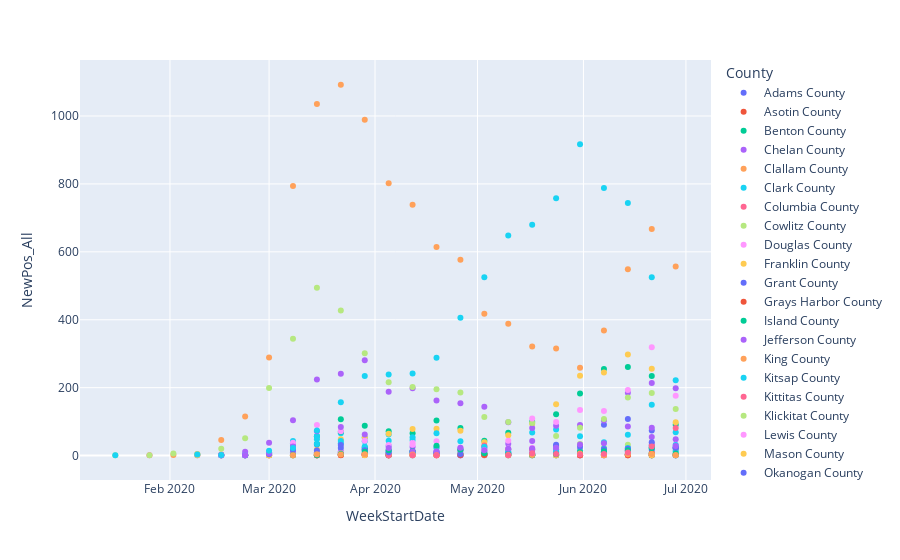

The cell this chart's notebook holds for it:
### Code cell
px.scatter(df, x="WeekStartDate", y='NewPos_All', color='County')

### Figure 1 — Plotly figure (JSON) as saved in the notebook; plotly's stock layout.template omitted (floating-point values rounded to 4 significant figures)
{"data": [{"hoverlabel": {"namelength": 0}, "hovertemplate": "County=Adams County<br>WeekStartDate=%{x}<br>NewPos_All=%{y}", "legendgroup": "Adams County", "marker": {"color": "#636efa", "symbol": "circle"}, "mode": "markers", "name": "Adams County", "showlegend": true, "type": "scatter", "x": ["2020-03-08", "2020-03-15", "2020-03-22", "2020-03-29", "2020-04-05", "2020-04-12", "2020-04-19", "2020-04-26", "2020-05-03", "2020-05-10", "2020-05-17", "2020-05-24", "2020-05-31", "2020-06-07", "2020-06-14", "2020-06-21", "2020-06-28"], "xaxis": "x", "y": [4, 3, 9, 17, 8, 2, 4, 2, 1, 2, 5, 17, 15, 11, 13, 30, 23], "yaxis": "y"}, {"hoverlabel": {"namelength": 0}, "hovertemplate": "County=Asotin County<br>WeekStartDate=%{x}<br>NewPos_All=%{y}", "legendgroup": "Asotin County", "marker": {"color": "#EF553B", "symbol": "circle"}, "mode": "markers", "name": "Asotin County", "showlegend": true, "type": "scatter", "x": ["2020-03-15", "2020-03-29", "2020-04-05", "2020-04-12", "2020-04-19", "2020-05-17", "2020-05-31", "2020-06-21"], "xaxis": "x", "y": [2, 2, 7, 4, 3, 1, 1, 1], "yaxis": "y"}, {"hoverlabel": {"namelength": 0}, "hovertemplate": "County=Benton County<br>WeekStartDate=%{x}<br>NewPos_All=%{y}", "legendgroup": "Benton County", "marker": {"color": "#00cc96", "symbol": "circle"}, "mode": "markers", "name": "Benton County", "showlegend": true, "type": "scatter", "x": ["2020-02-16", "2020-03-01", "2020-03-08", "2020-03-15", "2020-03-22", "2020-03-29", "2020-04-05", "2020-04-12", "2020-04-19", "2020-04-26", "2020-05-03", "2020-05-10", "2020-05-17", "2020-05-24", "2020-05-31", "2020-06-07", "2020-06-14", "2020-06-21", "2020-06-28"], "xaxis": "x", "y": [1, 7, 17, 57, 107, 88, 72, 66, 103, 81, 44, 67, 100, 122, 183, 255, 261, 234, 91], "yaxis": "y"}, {"hoverlabel": {"namelength": 0}, "hovertemplate": "County=Chelan County<br>WeekStartDate=%{x}<br>NewPos_All=%{y}", "legendgroup": "Chelan County", "marker": {"color": "#ab63fa", "symbol": "circle"}, "mode": "markers", "name": "Chelan County", "showlegend": true, "type": "scatter", "x": ["2020-02-09", "2020-03-08", "2020-03-15", "2020-03-22", "2020-03-29", "2020-04-05", "2020-04-12", "2020-04-19", "2020-04-26", "2020-05-03", "2020-05-10", "2020-05-17", "2020-05-24", "2020-05-31", "2020-06-07", "2020-06-14", "2020-06-21", "2020-06-28"], "xaxis": "x", "y": [1, 8, 8, 12, 24, 16, 25, 25, 20, 25, 35, 43, 19, 6, 10, 23, 55, 48], "yaxis": "y"}, {"hoverlabel": {"namelength": 0}, "hovertemplate": "County=Clallam County<br>WeekStartDate=%{x}<br>NewPos_All=%{y}", "legendgroup": "Clallam County", "marker": {"color": "#FFA15A", "symbol": "circle"}, "mode": "markers", "name": "Clallam County", "showlegend": true, "type": "scatter", "x": ["2020-03-01", "2020-03-08", "2020-03-15", "2020-03-29", "2020-04-05", "2020-04-19", "2020-04-26", "2020-05-10", "2020-05-17", "2020-05-24", "2020-05-31", "2020-06-07", "2020-06-14", "2020-06-21", "2020-06-28"], "xaxis": "x", "y": [2, 5, 3, 3, 1, 4, 1, 4, 2, 2, 1, 4, 1, 7, 3], "yaxis": "y"}, {"hoverlabel": {"namelength": 0}, "hovertemplate": "County=Clark County<br>WeekStartDate=%{x}<br>NewPos_All=%{y}", "legendgroup": "Clark County", "marker": {"color": "#19d3f3", "symbol": "circle"}, "mode": "markers", "name": "Clark County", "showlegend": true, "type": "scatter", "x": ["2020-02-23", "2020-03-01", "2020-03-08", "2020-03-15", "2020-03-22", "2020-03-29", "2020-04-05", "2020-04-12", "2020-04-19", "2020-04-26", "2020-05-03", "2020-05-10", "2020-05-17", "2020-05-24", "2020-05-31", "2020-06-07", "2020-06-14", "2020-06-21", "2020-06-28"], "xaxis": "x", "y": [3, 5, 29, 57, 66, 53, 62, 46, 22, 18, 21, 19, 68, 77, 57, 39, 61, 150, 69], "yaxis": "y"}, {"hoverlabel": {"namelength": 0}, "hovertemplate": "County=Columbia County<br>WeekStartDate=%{x}<br>NewPos_All=%{y}", "legendgroup": "Columbia County", "marker": {"color": "#FF6692", "symbol": "circle"}, "mode": "markers", "name": "Columbia County", "showlegend": true, "type": "scatter", "x": ["2020-03-01", "2020-06-07", "2020-06-14"], "xaxis": "x", "y": [1, 2, 5], "yaxis": "y"}, {"hoverlabel": {"namelength": 0}, "hovertemplate": "County=Cowlitz County<br>WeekStartDate=%{x}<br>NewPos_All=%{y}", "legendgroup": "Cowlitz County", "marker": {"color": "#B6E880", "symbol": "circle"}, "mode": "markers", "name": "Cowlitz County", "showlegend": true, "type": "scatter", "x": ["2020-02-23", "2020-03-01", "2020-03-08", "2020-03-15", "2020-03-22", "2020-03-29", "2020-04-05", "2020-04-12", "2020-04-19", "2020-04-26", "2020-05-03", "2020-05-10", "2020-05-17", "2020-05-24", "2020-05-31", "2020-06-07", "2020-06-14", "2020-06-21", "2020-06-28"], "xaxis": "x", "y": [1, 1, 8, 8, 3, 7, 6, 10, 5, 14, 5, 5, 2, 3, 34, 23, 32, 24, 17], "yaxis": "y"}, {"hoverlabel": {"namelength": 0}, "hovertemplate": "County=Douglas County<br>WeekStartDate=%{x}<br>NewPos_All=%{y}", "legendgroup": "Douglas County", "marker": {"color": "#FF97FF", "symbol": "circle"}, "mode": "markers", "name": "Douglas County", "showlegend": true, "type": "scatter", "x": ["2020-03-01", "2020-03-08", "2020-03-15", "2020-03-22", "2020-03-29", "2020-04-05", "2020-04-12", "2020-04-19", "2020-04-26", "2020-05-03", "2020-05-10", "2020-05-17", "2020-05-24", "2020-05-31", "2020-06-07", "2020-06-14", "2020-06-21", "2020-06-28"], "xaxis": "x", "y": [2, 1, 1, 9, 8, 8, 38, 13, 23, 20, 21, 23, 11, 2, 11, 19, 37, 32], "yaxis": "y"}, {"hoverlabel": {"namelength": 0}, "hovertemplate": "County=Franklin County<br>WeekStartDate=%{x}<br>NewPos_All=%{y}", "legendgroup": "Franklin County", "marker": {"color": "#FECB52", "symbol": "circle"}, "mode": "markers", "name": "Franklin County", "showlegend": true, "type": "scatter", "x": ["2020-02-09", "2020-02-23", "2020-03-01", "2020-03-08", "2020-03-15", "2020-03-22", "2020-03-29", "2020-04-05", "2020-04-12", "2020-04-19", "2020-04-26", "2020-05-03", "2020-05-10", "2020-05-17", "2020-05-24", "2020-05-31", "2020-06-07", "2020-06-14", "2020-06-21", "2020-06-28"], "xaxis": "x", "y": [1, 1, 2, 5, 18, 48, 53, 64, 78, 79, 73, 39, 60, 94, 151, 235, 245, 298, 256, 98], "yaxis": "y"}, {"hoverlabel": {"namelength": 0}, "hovertemplate": "County=Grant County<br>WeekStartDate=%{x}<br>NewPos_All=%{y}", "legendgroup": "Grant County", "marker": {"color": "#636efa", "symbol": "circle"}, "mode": "markers", "name": "Grant County", "showlegend": true, "type": "scatter", "x": ["2020-02-16", "2020-02-23", "2020-03-01", "2020-03-08", "2020-03-15", "2020-03-22", "2020-03-29", "2020-04-05", "2020-04-12", "2020-04-19", "2020-04-26", "2020-05-03", "2020-05-10", "2020-05-17", "2020-05-24", "2020-05-31", "2020-06-07", "2020-06-14", "2020-06-21", "2020-06-28"], "xaxis": "x", "y": [1, 1, 4, 36, 33, 22, 18, 28, 13, 11, 15, 4, 6, 18, 32, 15, 91, 108, 74, 22], "yaxis": "y"}, {"hoverlabel": {"namelength": 0}, "hovertemplate": "County=Grays Harbor County<br>WeekStartDate=%{x}<br>NewPos_All=%{y}", "legendgroup": "Grays Harbor County", "marker": {"color": "#EF553B", "symbol": "circle"}, "mode": "markers", "name": "Grays Harbor County", "showlegend": true, "type": "scatter", "x": ["2020-02-16", "2020-02-23", "2020-03-01", "2020-03-15", "2020-03-22", "2020-03-29", "2020-04-05", "2020-04-26", "2020-05-03", "2020-05-17", "2020-05-24", "2020-05-31", "2020-06-07", "2020-06-14", "2020-06-21", "2020-06-28"], "xaxis": "x", "y": [1, 1, 1, 1, 3, 4, 1, 1, 2, 2, 1, 2, 1, 3, 1, 1], "yaxis": "y"}, {"hoverlabel": {"namelength": 0}, "hovertemplate": "County=Island County<br>WeekStartDate=%{x}<br>NewPos_All=%{y}", "legendgroup": "Island County", "marker": {"color": "#00cc96", "symbol": "circle"}, "mode": "markers", "name": "Island County", "showlegend": true, "type": "scatter", "x": ["2020-02-23", "2020-03-01", "2020-03-08", "2020-03-15", "2020-03-22", "2020-03-29", "2020-04-05", "2020-04-12", "2020-04-19", "2020-04-26", "2020-05-03", "2020-05-10", "2020-05-24", "2020-06-07", "2020-06-14", "2020-06-21", "2020-06-28"], "xaxis": "x", "y": [2, 10, 25, 34, 70, 22, 4, 1, 3, 5, 4, 1, 1, 4, 4, 7, 1], "yaxis": "y"}, {"hoverlabel": {"namelength": 0}, "hovertemplate": "County=Jefferson County<br>WeekStartDate=%{x}<br>NewPos_All=%{y}", "legendgroup": "Jefferson County", "marker": {"color": "#ab63fa", "symbol": "circle"}, "mode": "markers", "name": "Jefferson County", "showlegend": true, "type": "scatter", "x": ["2020-02-23", "2020-03-01", "2020-03-08", "2020-03-15", "2020-03-22", "2020-03-29", "2020-05-31", "2020-06-07", "2020-06-14", "2020-06-21", "2020-06-28"], "xaxis": "x", "y": [2, 4, 10, 9, 3, 2, 1, 1, 3, 3, 1], "yaxis": "y"}, {"hoverlabel": {"namelength": 0}, "hovertemplate": "County=King County<br>WeekStartDate=%{x}<br>NewPos_All=%{y}", "legendgroup": "King County", "marker": {"color": "#FFA15A", "symbol": "circle"}, "mode": "markers", "name": "King County", "showlegend": true, "type": "scatter", "x": ["2020-02-02", "2020-02-09", "2020-02-16", "2020-02-23", "2020-03-01", "2020-03-08", "2020-03-15", "2020-03-22", "2020-03-29", "2020-04-05", "2020-04-12", "2020-04-19", "2020-04-26", "2020-05-03", "2020-05-10", "2020-05-17", "2020-05-24", "2020-05-31", "2020-06-07", "2020-06-14", "2020-06-21", "2020-06-28"], "xaxis": "x", "y": [2, 5, 46, 115, 289, 794, 1035, 1092, 989, 802, 739, 614, 577, 418, 388, 321, 315, 259, 368, 549, 667, 557], "yaxis": "y"}, {"hoverlabel": {"namelength": 0}, "hovertemplate": "County=Kitsap County<br>WeekStartDate=%{x}<br>NewPos_All=%{y}", "legendgroup": "Kitsap County", "marker": {"color": "#19d3f3", "symbol": "circle"}, "mode": "markers", "name": "Kitsap County", "showlegend": true, "type": "scatter", "x": ["2020-02-16", "2020-02-23", "2020-03-01", "2020-03-08", "2020-03-15", "2020-03-22", "2020-03-29", "2020-04-05", "2020-04-12", "2020-04-19", "2020-04-26", "2020-05-03", "2020-05-10", "2020-05-24", "2020-05-31", "2020-06-07", "2020-06-14", "2020-06-21", "2020-06-28"], "xaxis": "x", "y": [1, 1, 6, 22, 34, 36, 27, 11, 9, 3, 3, 2, 6, 4, 11, 10, 22, 22, 13], "yaxis": "y"}, {"hoverlabel": {"namelength": 0}, "hovertemplate": "County=Kittitas County<br>WeekStartDate=%{x}<br>NewPos_All=%{y}", "legendgroup": "Kittitas County", "marker": {"color": "#FF6692", "symbol": "circle"}, "mode": "markers", "name": "Kittitas County", "showlegend": true, "type": "scatter", "x": ["2020-01-26", "2020-02-16", "2020-03-08", "2020-03-15", "2020-03-22", "2020-03-29", "2020-04-05", "2020-04-19", "2020-04-26", "2020-05-03", "2020-05-10", "2020-05-17", "2020-05-24", "2020-05-31", "2020-06-07", "2020-06-14", "2020-06-21", "2020-06-28"], "xaxis": "x", "y": [1, 3, 2, 5, 2, 2, 1, 1, 3, 30, 18, 17, 6, 1, 5, 16, 31, 2], "yaxis": "y"}, {"hoverlabel": {"namelength": 0}, "hovertemplate": "County=Klickitat County<br>WeekStartDate=%{x}<br>NewPos_All=%{y}", "legendgroup": "Klickitat County", "marker": {"color": "#B6E880", "symbol": "circle"}, "mode": "markers", "name": "Klickitat County", "showlegend": true, "type": "scatter", "x": ["2020-03-01", "2020-03-15", "2020-03-22", "2020-03-29", "2020-04-05", "2020-04-19", "2020-04-26", "2020-05-03", "2020-05-10", "2020-05-17", "2020-05-24", "2020-05-31", "2020-06-07", "2020-06-14", "2020-06-21", "2020-06-28"], "xaxis": "x", "y": [2, 6, 2, 2, 4, 2, 3, 3, 1, 1, 3, 15, 8, 5, 8, 2], "yaxis": "y"}, {"hoverlabel": {"namelength": 0}, "hovertemplate": "County=Lewis County<br>WeekStartDate=%{x}<br>NewPos_All=%{y}", "legendgroup": "Lewis County", "marker": {"color": "#FF97FF", "symbol": "circle"}, "mode": "markers", "name": "Lewis County", "showlegend": true, "type": "scatter", "x": ["2020-03-08", "2020-03-15", "2020-03-22", "2020-03-29", "2020-04-05", "2020-04-12", "2020-04-19", "2020-04-26", "2020-05-03", "2020-05-10", "2020-05-24", "2020-06-07", "2020-06-14", "2020-06-21", "2020-06-28"], "xaxis": "x", "y": [3, 10, 4, 2, 3, 1, 5, 1, 1, 4, 2, 5, 16, 17, 1], "yaxis": "y"}, {"hoverlabel": {"namelength": 0}, "hovertemplate": "County=Mason County<br>WeekStartDate=%{x}<br>NewPos_All=%{y}", "legendgroup": "Mason County", "marker": {"color": "#FECB52", "symbol": "circle"}, "mode": "markers", "name": "Mason County", "showlegend": true, "type": "scatter", "x": ["2020-03-01", "2020-03-08", "2020-03-15", "2020-03-22", "2020-03-29", "2020-04-12", "2020-04-19", "2020-04-26", "2020-05-03", "2020-05-10", "2020-05-17", "2020-05-24", "2020-05-31", "2020-06-07", "2020-06-14", "2020-06-21", "2020-06-28"], "xaxis": "x", "y": [1, 1, 7, 6, 5, 3, 2, 4, 2, 3, 2, 2, 2, 2, 3, 6, 2], "yaxis": "y"}, {"hoverlabel": {"namelength": 0}, "hovertemplate": "County=Okanogan County<br>WeekStartDate=%{x}<br>NewPos_All=%{y}", "legendgroup": "Okanogan County", "marker": {"color": "#636efa", "symbol": "circle"}, "mode": "markers", "name": "Okanogan County", "showlegend": true, "type": "scatter", "x": ["2020-03-08", "2020-03-15", "2020-03-22", "2020-03-29", "2020-04-05", "2020-04-12", "2020-04-19", "2020-04-26", "2020-05-03", "2020-05-10", "2020-05-17", "2020-05-24", "2020-05-31", "2020-06-07", "2020-06-14", "2020-06-21", "2020-06-28"], "xaxis": "x", "y": [3, 1, 4, 4, 2, 3, 6, 1, 11, 9, 2, 9, 11, 9, 4, 17, 22], "yaxis": "y"}, {"hoverlabel": {"namelength": 0}, "hovertemplate": "County=Pacific County<br>WeekStartDate=%{x}<br>NewPos_All=%{y}", "legendgroup": "Pacific County", "marker": {"color": "#EF553B", "symbol": "circle"}, "mode": "markers", "name": "Pacific County", "showlegend": true, "type": "scatter", "x": ["2020-03-29", "2020-04-05", "2020-04-19", "2020-04-26", "2020-05-03", "2020-05-31", "2020-06-07", "2020-06-21"], "xaxis": "x", "y": [2, 1, 1, 2, 3, 1, 2, 6], "yaxis": "y"}, {"hoverlabel": {"namelength": 0}, "hovertemplate": "County=Pend Oreille County<br>WeekStartDate=%{x}<br>NewPos_All=%{y}", "legendgroup": "Pend Oreille County", "marker": {"color": "#00cc96", "symbol": "circle"}, "mode": "markers", "name": "Pend Oreille County", "showlegend": true, "type": "scatter", "x": ["2020-03-15", "2020-04-05", "2020-05-17", "2020-06-21", "2020-06-28"], "xaxis": "x", "y": [1, 1, 1, 1, 1], "yaxis": "y"}, {"hoverlabel": {"namelength": 0}, "hovertemplate": "County=Pierce County<br>WeekStartDate=%{x}<br>NewPos_All=%{y}", "legendgroup": "Pierce County", "marker": {"color": "#ab63fa", "symbol": "circle"}, "mode": "markers", "name": "Pierce County", "showlegend": true, "type": "scatter", "x": ["2020-02-16", "2020-02-23", "2020-03-01", "2020-03-08", "2020-03-15", "2020-03-22", "2020-03-29", "2020-04-05", "2020-04-12", "2020-04-19", "2020-04-26", "2020-05-03", "2020-05-10", "2020-05-17", "2020-05-24", "2020-05-31", "2020-06-07", "2020-06-14", "2020-06-21", "2020-06-28"], "xaxis": "x", "y": [2, 11, 38, 104, 224, 241, 281, 188, 198, 162, 154, 144, 98, 81, 88, 90, 103, 185, 214, 198], "yaxis": "y"}, {"hoverlabel": {"namelength": 0}, "hovertemplate": "County=San Juan County<br>WeekStartDate=%{x}<br>NewPos_All=%{y}", "legendgroup": "San Juan County", "marker": {"color": "#FFA15A", "symbol": "circle"}, "mode": "markers", "name": "San Juan County", "showlegend": true, "type": "scatter", "x": ["2020-03-08", "2020-03-15", "2020-03-22", "2020-03-29", "2020-04-05", "2020-04-12", "2020-06-07", "2020-06-14", "2020-06-21"], "xaxis": "x", "y": [1, 3, 2, 7, 1, 1, 1, 2, 1], "yaxis": "y"}, {"hoverlabel": {"namelength": 0}, "hovertemplate": "County=Skagit County<br>WeekStartDate=%{x}<br>NewPos_All=%{y}", "legendgroup": "Skagit County", "marker": {"color": "#19d3f3", "symbol": "circle"}, "mode": "markers", "name": "Skagit County", "showlegend": true, "type": "scatter", "x": ["2020-02-16", "2020-02-23", "2020-03-01", "2020-03-08", "2020-03-15", "2020-03-22", "2020-03-29", "2020-04-05", "2020-04-12", "2020-04-19", "2020-04-26", "2020-05-03", "2020-05-10", "2020-05-17", "2020-05-24", "2020-05-31", "2020-06-07", "2020-06-14", "2020-06-21", "2020-06-28"], "xaxis": "x", "y": [1, 1, 8, 43, 48, 43, 42, 44, 54, 66, 42, 26, 11, 2, 13, 11, 20, 20, 23, 31], "yaxis": "y"}, {"hoverlabel": {"namelength": 0}, "hovertemplate": "County=Skamania County<br>WeekStartDate=%{x}<br>NewPos_All=%{y}", "legendgroup": "Skamania County", "marker": {"color": "#FF6692", "symbol": "circle"}, "mode": "markers", "name": "Skamania County", "showlegend": true, "type": "scatter", "x": ["2020-03-22", "2020-04-05", "2020-06-14", "2020-06-21", "2020-06-28"], "xaxis": "x", "y": [2, 1, 1, 3, 2], "yaxis": "y"}, {"hoverlabel": {"namelength": 0}, "hovertemplate": "County=Snohomish County<br>WeekStartDate=%{x}<br>NewPos_All=%{y}", "legendgroup": "Snohomish County", "marker": {"color": "#B6E880", "symbol": "circle"}, "mode": "markers", "name": "Snohomish County", "showlegend": true, "type": "scatter", "x": ["2020-01-16", "2020-01-26", "2020-02-02", "2020-02-09", "2020-02-16", "2020-02-23", "2020-03-01", "2020-03-08", "2020-03-15", "2020-03-22", "2020-03-29", "2020-04-05", "2020-04-12", "2020-04-19", "2020-04-26", "2020-05-03", "2020-05-10", "2020-05-17", "2020-05-24", "2020-05-31", "2020-06-07", "2020-06-14", "2020-06-21", "2020-06-28"], "xaxis": "x", "y": [1, 1, 6, 4, 20, 51, 199, 344, 494, 427, 301, 216, 202, 195, 186, 114, 99, 96, 58, 82, 108, 171, 184, 137], "yaxis": "y"}, {"hoverlabel": {"namelength": 0}, "hovertemplate": "County=Spokane County<br>WeekStartDate=%{x}<br>NewPos_All=%{y}", "legendgroup": "Spokane County", "marker": {"color": "#FF97FF", "symbol": "circle"}, "mode": "markers", "name": "Spokane County", "showlegend": true, "type": "scatter", "x": ["2020-02-16", "2020-02-23", "2020-03-01", "2020-03-08", "2020-03-15", "2020-03-22", "2020-03-29", "2020-04-05", "2020-04-12", "2020-04-19", "2020-04-26", "2020-05-03", "2020-05-10", "2020-05-17", "2020-05-24", "2020-05-31", "2020-06-07", "2020-06-14", "2020-06-21", "2020-06-28"], "xaxis": "x", "y": [1, 1, 9, 38, 90, 72, 44, 31, 32, 42, 21, 16, 44, 109, 99, 134, 131, 193, 319, 176], "yaxis": "y"}, {"hoverlabel": {"namelength": 0}, "hovertemplate": "County=Stevens County<br>WeekStartDate=%{x}<br>NewPos_All=%{y}", "legendgroup": "Stevens County", "marker": {"color": "#FECB52", "symbol": "circle"}, "mode": "markers", "name": "Stevens County", "showlegend": true, "type": "scatter", "x": ["2020-03-01", "2020-03-08", "2020-03-15", "2020-03-22", "2020-03-29", "2020-04-12", "2020-05-10", "2020-05-17", "2020-05-24", "2020-06-07", "2020-06-21", "2020-06-28"], "xaxis": "x", "y": [1, 1, 1, 3, 1, 2, 1, 2, 1, 3, 2, 2], "yaxis": "y"}, {"hoverlabel": {"namelength": 0}, "hovertemplate": "County=Thurston County<br>WeekStartDate=%{x}<br>NewPos_All=%{y}", "legendgroup": "Thurston County", "marker": {"color": "#636efa", "symbol": "circle"}, "mode": "markers", "name": "Thurston County", "showlegend": true, "type": "scatter", "x": ["2020-02-23", "2020-03-01", "2020-03-08", "2020-03-15", "2020-03-22", "2020-03-29", "2020-04-05", "2020-04-12", "2020-04-19", "2020-04-26", "2020-05-03", "2020-05-10", "2020-05-17", "2020-05-24", "2020-05-31", "2020-06-07", "2020-06-14", "2020-06-21", "2020-06-28"], "xaxis": "x", "y": [1, 4, 17, 15, 31, 16, 10, 12, 8, 5, 5, 3, 6, 28, 26, 19, 20, 39, 24], "yaxis": "y"}, {"hoverlabel": {"namelength": 0}, "hovertemplate": "County=Wahkiakum County<br>WeekStartDate=%{x}<br>NewPos_All=%{y}", "legendgroup": "Wahkiakum County", "marker": {"color": "#EF553B", "symbol": "circle"}, "mode": "markers", "name": "Wahkiakum County", "showlegend": true, "type": "scatter", "x": ["2020-03-15", "2020-03-22", "2020-05-03", "2020-06-14"], "xaxis": "x", "y": [1, 1, 2, 1], "yaxis": "y"}, {"hoverlabel": {"namelength": 0}, "hovertemplate": "County=Walla Walla County<br>WeekStartDate=%{x}<br>NewPos_All=%{y}", "legendgroup": "Walla Walla County", "marker": {"color": "#00cc96", "symbol": "circle"}, "mode": "markers", "name": "Walla Walla County", "showlegend": true, "type": "scatter", "x": ["2020-03-08", "2020-03-15", "2020-03-22", "2020-03-29", "2020-04-05", "2020-04-12", "2020-04-19", "2020-04-26", "2020-05-03", "2020-05-10", "2020-05-17", "2020-05-24", "2020-05-31", "2020-06-07", "2020-06-14", "2020-06-21", "2020-06-28"], "xaxis": "x", "y": [1, 2, 5, 11, 16, 13, 29, 18, 7, 5, 2, 4, 10, 13, 16, 22, 6], "yaxis": "y"}, {"hoverlabel": {"namelength": 0}, "hovertemplate": "County=Whatcom County<br>WeekStartDate=%{x}<br>NewPos_All=%{y}", "legendgroup": "Whatcom County", "marker": {"color": "#ab63fa", "symbol": "circle"}, "mode": "markers", "name": "Whatcom County", "showlegend": true, "type": "scatter", "x": ["2020-02-16", "2020-02-23", "2020-03-01", "2020-03-08", "2020-03-15", "2020-03-22", "2020-03-29", "2020-04-05", "2020-04-12", "2020-04-19", "2020-04-26", "2020-05-03", "2020-05-10", "2020-05-17", "2020-05-24", "2020-05-31", "2020-06-07", "2020-06-14", "2020-06-21", "2020-06-28"], "xaxis": "x", "y": [1, 1, 6, 27, 72, 84, 62, 22, 12, 12, 23, 16, 20, 21, 23, 33, 36, 86, 82, 28], "yaxis": "y"}, {"hoverlabel": {"namelength": 0}, "hovertemplate": "County=Whitman County<br>WeekStartDate=%{x}<br>NewPos_All=%{y}", "legendgroup": "Whitman County", "marker": {"color": "#FFA15A", "symbol": "circle"}, "mode": "markers", "name": "Whitman County", "showlegend": true, "type": "scatter", "x": ["2020-03-08", "2020-03-15", "2020-03-22", "2020-03-29", "2020-04-12", "2020-04-19", "2020-05-10", "2020-05-17", "2020-05-31", "2020-06-07", "2020-06-14", "2020-06-21", "2020-06-28"], "xaxis": "x", "y": [1, 4, 3, 4, 3, 1, 2, 2, 6, 2, 4, 5, 2], "yaxis": "y"}, {"hoverlabel": {"namelength": 0}, "hovertemplate": "County=Yakima County<br>WeekStartDate=%{x}<br>NewPos_All=%{y}", "legendgroup": "Yakima County", "marker": {"color": "#19d3f3", "symbol": "circle"}, "mode": "markers", "name": "Yakima County", "showlegend": true, "type": "scatter", "x": ["2020-01-16", "2020-02-09", "2020-02-16", "2020-03-01", "2020-03-08", "2020-03-15", "2020-03-22", "2020-03-29", "2020-04-05", "2020-04-12", "2020-04-19", "2020-04-26", "2020-05-03", "2020-05-10", "2020-05-17", "2020-05-24", "2020-05-31", "2020-06-07", "2020-06-14", "2020-06-21", "2020-06-28"], "xaxis": "x", "y": [1, 3, 2, 14, 22, 74, 157, 234, 239, 242, 288, 406, 525, 648, 680, 758, 917, 788, 744, 525, 222], "yaxis": "y"}, {"hoverlabel": {"namelength": 0}, "hovertemplate": "County=Unassigned<br>WeekStartDate=%{x}<br>NewPos_All=%{y}", "legendgroup": "Unassigned", "marker": {"color": "#FF6692", "symbol": "circle"}, "mode": "markers", "name": "Unassigned", "showlegend": true, "type": "scatter", "x": ["2020-04-12", "2020-04-19", "2020-05-10", "2020-05-17", "2020-05-24", "2020-05-31", "2020-06-07", "2020-06-14", "2020-06-21", "2020-06-28"], "xaxis": "x", "y": [1, 1, 1, 7, 5, 3, 5, 9, 27, 81], "yaxis": "y"}], "layout": {"legend": {"title": {"text": "County"}, "tracegroupgap": 0}, "margin": {"t": 60}, "xaxis": {"anchor": "y", "domain": [0, 1], "title": {"text": "WeekStartDate"}}, "yaxis": {"anchor": "x", "domain": [0, 1], "title": {"text": "NewPos_All"}}}}
